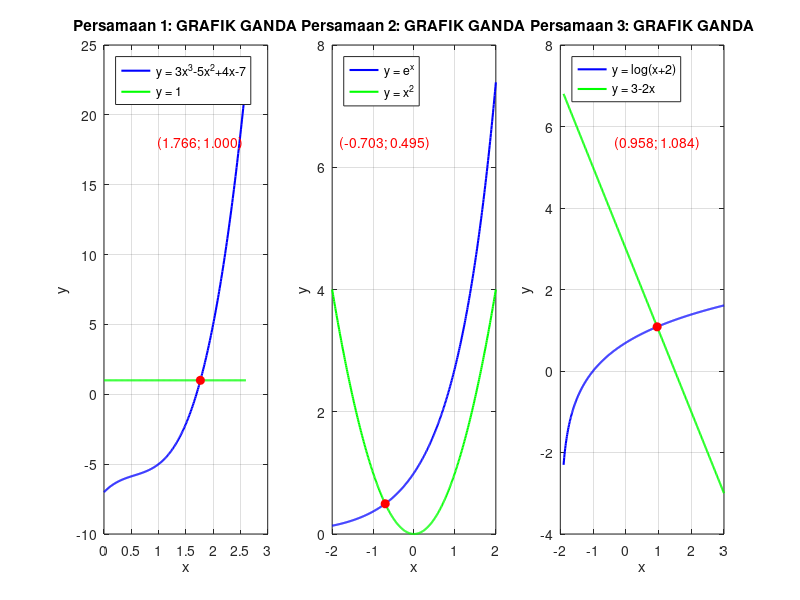

MATLAB code for this plot:
clc; clear; close all;

%% ================= DATA PERSAMAAN =================
% Soal 1: 3x^3 - 5x^2 + 4x - 7 = 1
% Soal 2: e^x - x^2 = 0       -> e^x = x^2
% Soal 3: log(x+2) + 2x - 3 = 0 -> log(x+2) = 3 - 2x

% f(x) = ruas kiri - ruas kanan (untuk grafik tunggal)
f     = {@(x) 3*x.^3 - 5*x.^2 + 4*x - 7 - 1, ...
         @(x) exp(x) - x.^2, ...
         @(x) log(x+2) + 2*x - 3};

% dua kurva untuk grafik ganda
g1    = {@(x) 3*x.^3 - 5*x.^2 + 4*x - 7, ...
         @(x) exp(x), ...
         @(x) log(x+2)};
g2    = {@(x) 1 + 0*x, ...
         @(x) x.^2, ...
         @(x) 3 - 2*x};

lab1  = {'y = 3x^3-5x^2+4x-7', 'y = e^x', 'y = log(x+2)'};
lab2  = {'y = 1', 'y = x^2', 'y = 3-2x'};

xr    = {0:0.01:2.6, ...                 % rentang x tiap soal
         -2:0.01:2, ...
         -1.9:0.01:3};

tebak = [1.5, -0.5, 1];                  % tebakan awal (lihat dari grafik)

% akar hanya untuk menandai titik di grafik (jawaban tugas tetap dari biseksi/regula falsi)
akar = zeros(1,3);
for k = 1:3
    akar(k) = fzero(f{k}, tebak(k));
end


%% ================= BAGIAN B: GRAFIK GANDA =================
% Dua kurva, akar = titik potong keduanya
figure('Name', 'Grafik Ganda', 'Position', [50 100 1200 350]);

for k = 1:3
    x = xr{k};
    ypot = g1{k}(akar(k));                               % nilai y di titik potong
    subplot(1,3,k);
    plot(x, g1{k}(x), 'b', 'LineWidth', 1.5); hold on;
    plot(x, g2{k}(x), 'g', 'LineWidth', 1.5);
    plot(akar(k), ypot, 'ro', 'MarkerFaceColor', 'r');   % titik potong
    yl = ylim;
    text(akar(k), yl(1) + 0.8*(yl(2)-yl(1)), ...
         sprintf('(%.3f; %.3f)', akar(k), ypot), ...
         'Color', 'r', 'HorizontalAlignment', 'center');
    hold off; grid on;
    title(['Persamaan ' num2str(k) ': GRAFIK GANDA']);
    xlabel('x'); ylabel('y');
    legend(lab1{k}, lab2{k}, 'Location', 'northwest');
end
